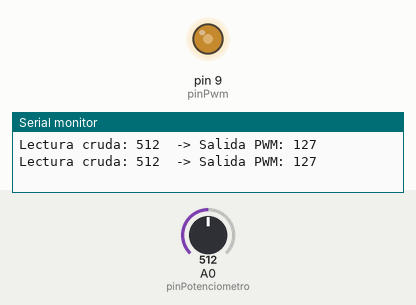
Simulated run of this sketch. Board: Arduino Uno, built with avr-gcc and run on an emulated ATmega328P. Shown: output pins drawn as LEDs (lit = HIGH), the last lines printed to the serial monitor. The test bench sets the inputs (shaded band); at power-on: A0 (pinPotenciometro) = 512.

Above: at 1.8 s.
1.9 s: A0 (pinPotenciometro) set to 716
At 3.2 s:
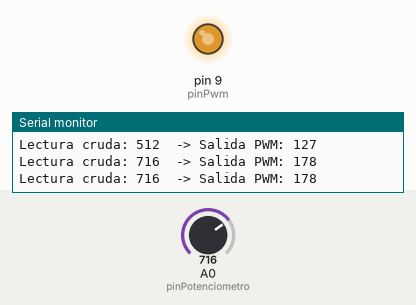
3.5 s: A0 (pinPotenciometro) set to 900
At 4.9 s:
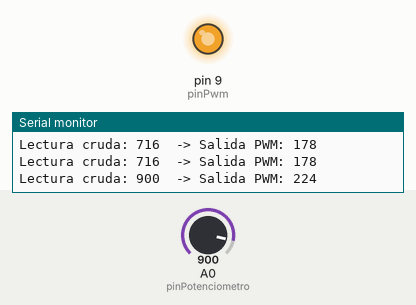
5.5 s: A0 (pinPotenciometro) set to 122
At 6.4 s:
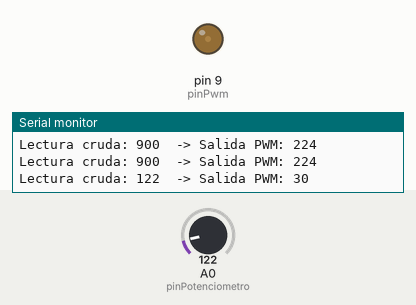
7.5 s: A0 (pinPotenciometro) set to 0
At 9.2 s:
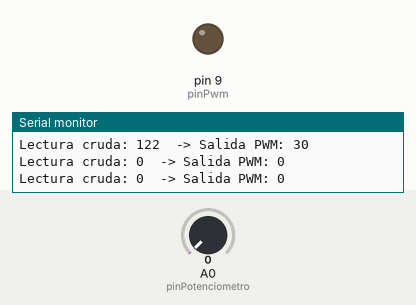
9.5 s: A0 (pinPotenciometro) set to 511
At 10.8 s:
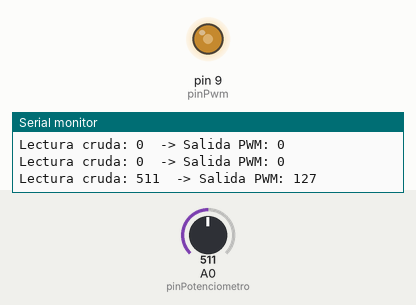
Timing chart, 0 to 12.5 s (numbered marks = the images above; inputs shaded):
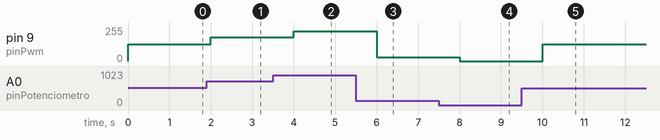

The sketch:

6.pwm.ino
```cpp
int pinPwm = 9;
int pinPotenciometro = A0;
int salidaPwm = 0;

void setup() {
  pinMode(pinPwm, OUTPUT);
  Serial.begin(9600);
}

void loop() {
  int lectura = analogRead(pinPotenciometro);
  salidaPwm = map(lectura, 0, 1023, 0, 255);

  analogWrite(pinPwm, salidaPwm);
  Serial.print("Lectura cruda: ");
  Serial.print(lectura);
  Serial.print("  -> Salida PWM: ");
  Serial.println(salidaPwm);

  delay(1000);
}
```

Measured:
- after the input at 1.9 s, pin 9 (pinPwm): 127/255 → 178/255 after 0.10 s
- after the input at 3.5 s, pin 9 (pinPwm): 178/255 → 224/255 after 0.50 s
- after the input at 5.5 s, pin 9 (pinPwm): 224/255 → 30/255 after 0.50 s
- after the input at 7.5 s, pin 9 (pinPwm): 30/255 → 0/255 after 0.51 s
- after the input at 9.5 s, pin 9 (pinPwm): 0/255 → 127/255 after 0.51 s
